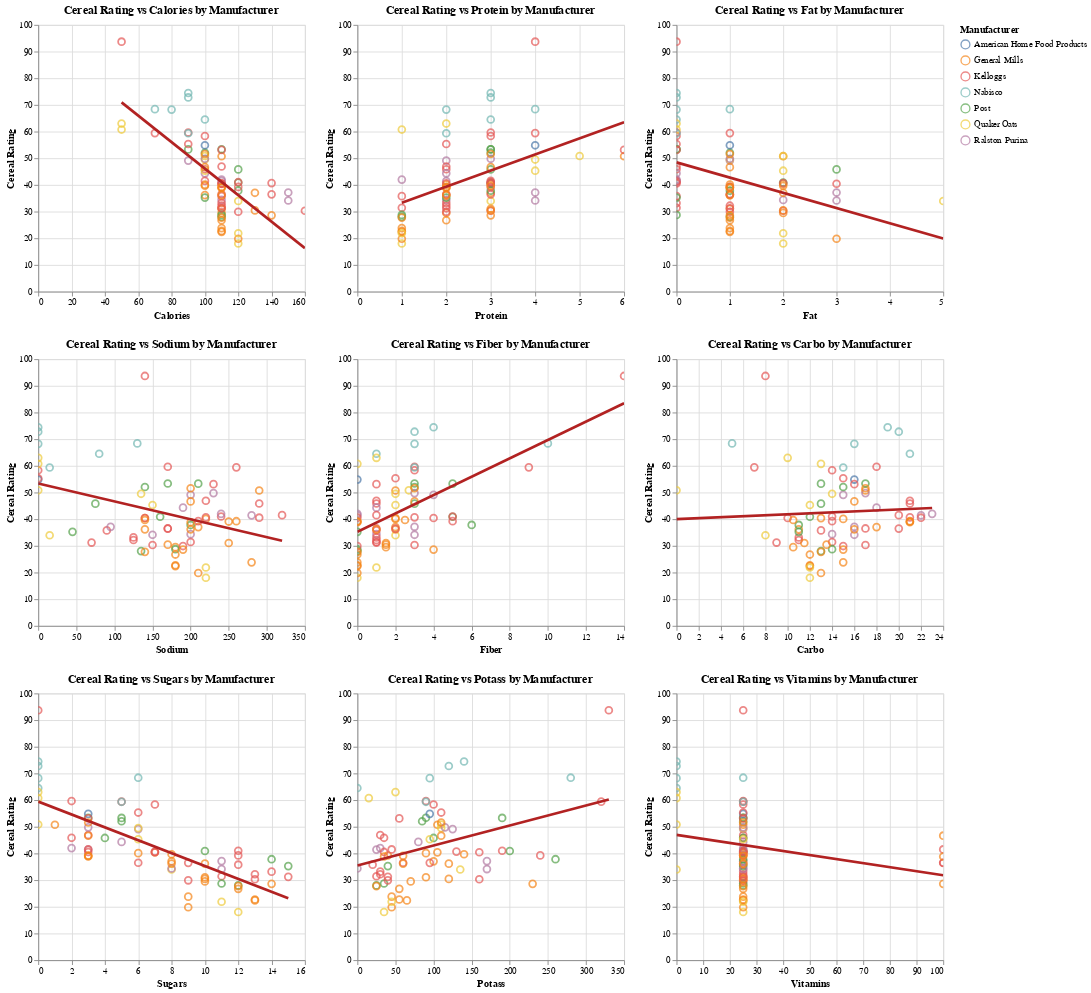

The cell this chart's notebook holds for it:
### Markdown cell above
#### 3. Cereal Ratings by Nutritional Component by Manufacturer

This visualization presents a series of scatter plots, each exploring the relationship between a nutritional component (like calories, protein, fat, etc.) and the cereal's rating. For each nutrient, a linear regression line is overlaid, and data points are colored by manufacturer, allowing for analysis of trends and manufacturer-specfic patterns.

##### <i>Design Elements and Justification</i>

- **Multiple Scatter Plots:** A grid of scatter plots is used to effectively visualize the pairwise relationship between each `nutrient_cols` feature and the `rating`. This allows for a comprehensive overview of how different nutritional aspects might influence a cereal's appeal.

- **Linear Regression Lines:** A `transform_regression` line is added to each scatter plot. This thick red line (`color='firebrick', strokeWidth=3`) visually represents the general linear trend (or lack thereof) between the nutrient and the rating, helping to quickly identify potential correlations.

- **Color Encoding by Manufacturer:** Each data point (cereal) is colored according to its manufacturer. This is a crucial design choice that allows for immediate identification of manufacturer clusters or outliers within the overall trend, enabling insights into whether certain manufacturers consistently produce cereals with particular nutritional profiles and ratings.

- **Interactive Tooltips:** Tooltips are included for each point, displaying the `name`, `manufacturer`, the specific `nutrient` value, and its `rating`. This "details-on-demand" feature is vital for exploring individual cereal characteristics and understanding why certain points deviate from the general trend.

- **Clear Axis Labels and Titles:** Each subplot has a clear x-axis (nutrient name) and a consistent y-axis label ("Cereal Rating"). This individual subplot titles (`Cereal Rating vs [Nutrient] by Manufacturer`) explicitly state the relationship being depicted, ensuring easy understanding.

- **Grid Layout (`hconcat` and `vconcat`):** The multiple charts are arranged in a grid (3 charts per row, concatenated horizontally and then vertically). This systematic layout makes it easy to scan and compare the relationships across various nutrients without overwhelming the viewer.

- **Interactivity:** Each chart is made interactive, allowing users to zoom and pan. This is especially useful for examining dense areas of data points or for focusing on specific clusters of cereals.

### Code cell
all_charts = []

for nutrient in NUTRIENT_COLS:
    # Create a scatter plot for the current nutrient
    scatter_chart = alt.Chart(df).mark_point(filled=False, size=60).encode(
        x=alt.X(f'{nutrient}:Q', title=nutrient.capitalize(), axis=alt.Axis(tickMinStep=1)),
        y=alt.Y('rating:Q', title='Cereal Rating'),
        color=alt.Color('manufacturer:N', title='Manufacturer'),
        tooltip=['name', 'manufacturer', nutrient, 'rating']
    ).properties(
        title=f'Cereal Rating vs {nutrient.capitalize()} by Manufacturer',
    ).interactive()

    # Create a regression line for the current nutrient
    regression_line = alt.Chart(df).transform_regression(
        nutrient, 'rating'
    ).mark_line(color='firebrick', strokeWidth=3).encode(
        x=nutrient,
        y='rating'
    )

    # Combine the scatter plot and regression line
    combined_chart = scatter_chart + regression_line
    all_charts.append(combined_chart)

charts_per_row = 3
chart_rows = []
for i in range(0, len(all_charts), charts_per_row):
    row_charts = all_charts[i:i + charts_per_row]
    chart_rows.append(alt.hconcat(*row_charts, spacing=20))

final_chart = alt.vconcat(*chart_rows, spacing=20)
final_chart.display()

### Figure 1 — Vega-Lite specification as saved in the notebook (floating-point values rounded to 4 significant figures)
{"config": {"view": {"continuousWidth": 300, "continuousHeight": 300}}, "vconcat": [{"hconcat": [{"layer": [{"mark": {"type": "point", "filled": false, "size": 60}, "encoding": {"color": {"field": "manufacturer", "title": "Manufacturer", "type": "nominal"}, "tooltip": [{"field": "name", "type": "nominal"}, {"field": "manufacturer", "type": "nominal"}, {"field": "calories", "type": "quantitative"}, {"field": "rating", "type": "quantitative"}], "x": {"axis": {"tickMinStep": 1}, "field": "calories", "title": "Calories", "type": "quantitative"}, "y": {"field": "rating", "title": "Cereal Rating", "type": "quantitative"}}, "name": "view_1", "title": "Cereal Rating vs Calories by Manufacturer"}, {"mark": {"type": "line", "color": "firebrick", "strokeWidth": 3}, "encoding": {"x": {"field": "calories", "type": "quantitative"}, "y": {"field": "rating", "type": "quantitative"}}, "transform": [{"on": "calories", "regression": "rating"}]}]}, {"layer": [{"mark": {"type": "point", "filled": false, "size": 60}, "encoding": {"color": {"field": "manufacturer", "title": "Manufacturer", "type": "nominal"}, "tooltip": [{"field": "name", "type": "nominal"}, {"field": "manufacturer", "type": "nominal"}, {"field": "protein", "type": "quantitative"}, {"field": "rating", "type": "quantitative"}], "x": {"axis": {"tickMinStep": 1}, "field": "protein", "title": "Protein", "type": "quantitative"}, "y": {"field": "rating", "title": "Cereal Rating", "type": "quantitative"}}, "name": "view_2", "title": "Cereal Rating vs Protein by Manufacturer"}, {"mark": {"type": "line", "color": "firebrick", "strokeWidth": 3}, "encoding": {"x": {"field": "protein", "type": "quantitative"}, "y": {"field": "rating", "type": "quantitative"}}, "transform": [{"on": "protein", "regression": "rating"}]}]}, {"layer": [{"mark": {"type": "point", "filled": false, "size": 60}, "encoding": {"color": {"field": "manufacturer", "title": "Manufacturer", "type": "nominal"}, "tooltip": [{"field": "name", "type": "nominal"}, {"field": "manufacturer", "type": "nominal"}, {"field": "fat", "type": "quantitative"}, {"field": "rating", "type": "quantitative"}], "x": {"axis": {"tickMinStep": 1}, "field": "fat", "title": "Fat", "type": "quantitative"}, "y": {"field": "rating", "title": "Cereal Rating", "type": "quantitative"}}, "name": "view_3", "title": "Cereal Rating vs Fat by Manufacturer"}, {"mark": {"type": "line", "color": "firebrick", "strokeWidth": 3}, "encoding": {"x": {"field": "fat", "type": "quantitative"}, "y": {"field": "rating", "type": "quantitative"}}, "transform": [{"on": "fat", "regression": "rating"}]}]}], "spacing": 20}, {"hconcat": [{"layer": [{"mark": {"type": "point", "filled": false, "size": 60}, "encoding": {"color": {"field": "manufacturer", "title": "Manufacturer", "type": "nominal"}, "tooltip": [{"field": "name", "type": "nominal"}, {"field": "manufacturer", "type": "nominal"}, {"field": "sodium", "type": "quantitative"}, {"field": "rating", "type": "quantitative"}], "x": {"axis": {"tickMinStep": 1}, "field": "sodium", "title": "Sodium", "type": "quantitative"}, "y": {"field": "rating", "title": "Cereal Rating", "type": "quantitative"}}, "name": "view_4", "title": "Cereal Rating vs Sodium by Manufacturer"}, {"mark": {"type": "line", "color": "firebrick", "strokeWidth": 3}, "encoding": {"x": {"field": "sodium", "type": "quantitative"}, "y": {"field": "rating", "type": "quantitative"}}, "transform": [{"on": "sodium", "regression": "rating"}]}]}, {"layer": [{"mark": {"type": "point", "filled": false, "size": 60}, "encoding": {"color": {"field": "manufacturer", "title": "Manufacturer", "type": "nominal"}, "tooltip": [{"field": "name", "type": "nominal"}, {"field": "manufacturer", "type": "nominal"}, {"field": "fiber", "type": "quantitative"}, {"field": "rating", "type": "quantitative"}], "x": {"axis": {"tickMinStep": 1}, "field": "fiber", "title": "Fiber", "type": "quantitative"}, "y": {"field": "rating", "title": "Cereal Rating", "type": "quantitative"}}, "name": "view_5", "title": "Cereal Rating vs Fiber by Manufacturer"}, {"mark": {"type": "line", "color": "firebrick", "strokeWidth": 3}, "encoding": {"x": {"field": "fiber", "type": "quantitative"}, "y": {"field": "rating", "type": "quantitative"}}, "transform": [{"on": "fiber", "regression": "rating"}]}]}, {"layer": [{"mark": {"type": "point", "filled": false, "size": 60}, "encoding": {"color": {"field": "manufacturer", "title": "Manufacturer", "type": "nominal"}, "tooltip": [{"field": "name", "type": "nominal"}, {"field": "manufacturer", "type": "nominal"}, {"field": "carbo", "type": "quantitative"}, {"field": "rating", "type": "quantitative"}], "x": {"axis": {"tickMinStep": 1}, "field": "carbo", "title": "Carbo", "type": "quantitative"}, "y": {"field": "rating", "title": "Cereal Rating", "type": "quantitative"}}, "name": "view_6", "title": "Cereal Rating vs Carbo by Manufacturer"}, {"mark": {"type": "line", "color": "firebrick", "strokeWidth": 3}, "encoding": {"x": {"field": "carbo", "type": "quantitative"}, "y": {"field": "rating", "type": "quantitative"}}, "transform": [{"on": "carbo", "regression": "rating"}]}]}], "spacing": 20}, {"hconcat": [{"layer": [{"mark": {"type": "point", "filled": false, "size": 60}, "encoding": {"color": {"field": "manufacturer", "title": "Manufacturer", "type": "nominal"}, "tooltip": [{"field": "name", "type": "nominal"}, {"field": "manufacturer", "type": "nominal"}, {"field": "sugars", "type": "quantitative"}, {"field": "rating", "type": "quantitative"}], "x": {"axis": {"tickMinStep": 1}, "field": "sugars", "title": "Sugars", "type": "quantitative"}, "y": {"field": "rating", "title": "Cereal Rating", "type": "quantitative"}}, "name": "view_7", "title": "Cereal Rating vs Sugars by Manufacturer"}, {"mark": {"type": "line", "color": "firebrick", "strokeWidth": 3}, "encoding": {"x": {"field": "sugars", "type": "quantitative"}, "y": {"field": "rating", "type": "quantitative"}}, "transform": [{"on": "sugars", "regression": "rating"}]}]}, {"layer": [{"mark": {"type": "point", "filled": false, "size": 60}, "encoding": {"color": {"field": "manufacturer", "title": "Manufacturer", "type": "nominal"}, "tooltip": [{"field": "name", "type": "nominal"}, {"field": "manufacturer", "type": "nominal"}, {"field": "potass", "type": "quantitative"}, {"field": "rating", "type": "quantitative"}], "x": {"axis": {"tickMinStep": 1}, "field": "potass", "title": "Potass", "type": "quantitative"}, "y": {"field": "rating", "title": "Cereal Rating", "type": "quantitative"}}, "name": "view_8", "title": "Cereal Rating vs Potass by Manufacturer"}, {"mark": {"type": "line", "color": "firebrick", "strokeWidth": 3}, "encoding": {"x": {"field": "potass", "type": "quantitative"}, "y": {"field": "rating", "type": "quantitative"}}, "transform": [{"on": "potass", "regression": "rating"}]}]}, {"layer": [{"mark": {"type": "point", "filled": false, "size": 60}, "encoding": {"color": {"field": "manufacturer", "title": "Manufacturer", "type": "nominal"}, "tooltip": [{"field": "name", "type": "nominal"}, {"field": "manufacturer", "type": "nominal"}, {"field": "vitamins", "type": "quantitative"}, {"field": "rating", "type": "quantitative"}], "x": {"axis": {"tickMinStep": 1}, "field": "vitamins", "title": "Vitamins", "type": "quantitative"}, "y": {"field": "rating", "title": "Cereal Rating", "type": "quantitative"}}, "name": "view_9", "title": "Cereal Rating vs Vitamins by Manufacturer"}, {"mark": {"type": "line", "color": "firebrick", "strokeWidth": 3}, "encoding": {"x": {"field": "vitamins", "type": "quantitative"}, "y": {"field": "rating", "type": "quantitative"}}, "transform": [{"on": "vitamins", "regression": "rating"}]}]}], "spacing": 20}], "data": {"name": "data-19de59cb9c8754144a645b293d15ac6b"}, "params": [{"name": "param_1", "select": {"type": "interval", "encodings": ["x", "y"]}, "bind": "scales", "views": ["view_1"]}, {"name": "param_2", "select": {"type": "interval", "encodings": ["x", "y"]}, "bind": "scales", "views": ["view_2"]}, {"name": "param_3", "select": {"type": "interval", "encodings": ["x", "y"]}, "bind": "scales", "views": ["view_3"]}, {"name": "param_4", "select": {"type": "interval", "encodings": ["x", "y"]}, "bind": "scales", "views": ["view_4"]}, {"name": "param_5", "select": {"type": "interval", "encodings": ["x", "y"]}, "bind": "scales", "views": ["view_5"]}, {"name": "param_6", "select": {"type": "interval", "encodings": ["x", "y"]}, "bind": "scales", "views": ["view_6"]}, {"name": "param_7", "select": {"type": "interval", "encodings": ["x", "y"]}, "bind": "scales", "views": ["view_7"]}, {"name": "param_8", "select": {"type": "interval", "encodings": ["x", "y"]}, "bind": "scales", "views": ["view_8"]}, {"name": "param_9", "select": {"type": "interval", "encodings": ["x", "y"]}, "bind": "scales", "views": ["view_9"]}], "spacing": 20, "$schema": "https://vega.github.io/schema/vega-lite/v5.20.1.json", "datasets": {"data-19de59cb9c8754144a645b293d15ac6b": [{"name": "100% Bran", "mfr": "N", "type": "C", "calories": 70, "protein": 4, "fat": 1, "sodium": 130, "fiber": 10.0, "carbo": 5.0, "sugars": 6, "potass": 280, "vitamins": 25, "shelf": 3, "weight": 1.0, "cups": 0.33, "rating": 68.4, "manufacturer": "Nabisco"}, {"name": "100% Natural Bran", "mfr": "Q", "type": "C", "calories": 120, "protein": 3, "fat": 5, "sodium": 15, "fiber": 2.0, "carbo": 8.0, "sugars": 8, "potass": 135, "vitamins": 0, "shelf": 3, "weight": 1.0, "cups": 1.0, "rating": 33.98, "manufacturer": "Quaker Oats"}, {"name": "All-Bran", "mfr": "K", "type": "C", "calories": 70, "protein": 4, "fat": 1, "sodium": 260, "fiber": 9.0, "carbo": 7.0, "sugars": 5, "potass": 320, "vitamins": 25, "shelf": 3, "weight": 1.0, "cups": 0.33, "rating": 59.43, "manufacturer": "Kelloggs"}, {"name": "All-Bran with Extra Fiber", "mfr": "K", "type": "C", "calories": 50, "protein": 4, "fat": 0, "sodium": 140, "fiber": 14.0, "carbo": 8.0, "sugars": 0, "potass": 330, "vitamins": 25, "shelf": 3, "weight": 1.0, "cups": 0.5, "rating": 93.7, "manufacturer": "Kelloggs"}, {"name": "Almond Delight", "mfr": "R", "type": "C", "calories": 110, "protein": 2, "fat": 2, "sodium": 200, "fiber": 1.0, "carbo": 14.0, "sugars": 8, "potass": 0, "vitamins": 25, "shelf": 3, "weight": 1.0, "cups": 0.75, "rating": 34.38, "manufacturer": "Ralston Purina"}, {"name": "Apple Cinnamon Cheerios", "mfr": "G", "type": "C", "calories": 110, "protein": 2, "fat": 2, "sodium": 180, "fiber": 1.5, "carbo": 10.5, "sugars": 10, "potass": 70, "vitamins": 25, "shelf": 1, "weight": 1.0, "cups": 0.75, "rating": 29.51, "manufacturer": "General Mills"}, {"name": "Apple Jacks", "mfr": "K", "type": "C", "calories": 110, "protein": 2, "fat": 0, "sodium": 125, "fiber": 1.0, "carbo": 11.0, "sugars": 14, "potass": 30, "vitamins": 25, "shelf": 2, "weight": 1.0, "cups": 1.0, "rating": 33.17, "manufacturer": "Kelloggs"}, {"name": "Basic 4", "mfr": "G", "type": "C", "calories": 130, "protein": 3, "fat": 2, "sodium": 210, "fiber": 2.0, "carbo": 18.0, "sugars": 8, "potass": 100, "vitamins": 25, "shelf": 3, "weight": 1.33, "cups": 0.75, "rating": 37.04, "manufacturer": "General Mills"}, {"name": "Bran Chex", "mfr": "R", "type": "C", "calories": 90, "protein": 2, "fat": 1, "sodium": 200, "fiber": 4.0, "carbo": 15.0, "sugars": 6, "potass": 125, "vitamins": 25, "shelf": 1, "weight": 1.0, "cups": 0.67, "rating": 49.12, "manufacturer": "Ralston Purina"}, {"name": "Bran Flakes", "mfr": "P", "type": "C", "calories": 90, "protein": 3, "fat": 0, "sodium": 210, "fiber": 5.0, "carbo": 13.0, "sugars": 5, "potass": 190, "vitamins": 25, "shelf": 3, "weight": 1.0, "cups": 0.67, "rating": 53.31, "manufacturer": "Post"}, {"name": "Cap'n'Crunch", "mfr": "Q", "type": "C", "calories": 120, "protein": 1, "fat": 2, "sodium": 220, "fiber": 0.0, "carbo": 12.0, "sugars": 12, "potass": 35, "vitamins": 25, "shelf": 2, "weight": 1.0, "cups": 0.75, "rating": 18.04, "manufacturer": "Quaker Oats"}, {"name": "Cheerios", "mfr": "G", "type": "C", "calories": 110, "protein": 6, "fat": 2, "sodium": 290, "fiber": 2.0, "carbo": 17.0, "sugars": 1, "potass": 105, "vitamins": 25, "shelf": 1, "weight": 1.0, "cups": 1.25, "rating": 50.76, "manufacturer": "General Mills"}, {"name": "Cinnamon Toast Crunch", "mfr": "G", "type": "C", "calories": 120, "protein": 1, "fat": 3, "sodium": 210, "fiber": 0.0, "carbo": 13.0, "sugars": 9, "potass": 45, "vitamins": 25, "shelf": 2, "weight": 1.0, "cups": 0.75, "rating": 19.82, "manufacturer": "General Mills"}, {"name": "Clusters", "mfr": "G", "type": "C", "calories": 110, "protein": 3, "fat": 2, "sodium": 140, "fiber": 2.0, "carbo": 13.0, "sugars": 7, "potass": 105, "vitamins": 25, "shelf": 3, "weight": 1.0, "cups": 0.5, "rating": 40.4, "manufacturer": "General Mills"}, {"name": "Cocoa Puffs", "mfr": "G", "type": "C", "calories": 110, "protein": 1, "fat": 1, "sodium": 180, "fiber": 0.0, "carbo": 12.0, "sugars": 13, "potass": 55, "vitamins": 25, "shelf": 2, "weight": 1.0, "cups": 1.0, "rating": 22.74, "manufacturer": "General Mills"}, {"name": "Corn Chex", "mfr": "R", "type": "C", "calories": 110, "protein": 2, "fat": 0, "sodium": 280, "fiber": 0.0, "carbo": 22.0, "sugars": 3, "potass": 25, "vitamins": 25, "shelf": 1, "weight": 1.0, "cups": 1.0, "rating": 41.45, "manufacturer": "Ralston Purina"}, {"name": "Corn Flakes", "mfr": "K", "type": "C", "calories": 100, "protein": 2, "fat": 0, "sodium": 290, "fiber": 1.0, "carbo": 21.0, "sugars": 2, "potass": 35, "vitamins": 25, "shelf": 1, "weight": 1.0, "cups": 1.0, "rating": 45.86, "manufacturer": "Kelloggs"}, {"name": "Corn Pops", "mfr": "K", "type": "C", "calories": 110, "protein": 1, "fat": 0, "sodium": 90, "fiber": 1.0, "carbo": 13.0, "sugars": 12, "potass": 20, "vitamins": 25, "shelf": 2, "weight": 1.0, "cups": 1.0, "rating": 35.78, "manufacturer": "Kelloggs"}, {"name": "Count Chocula", "mfr": "G", "type": "C", "calories": 110, "protein": 1, "fat": 1, "sodium": 180, "fiber": 0.0, "carbo": 12.0, "sugars": 13, "potass": 65, "vitamins": 25, "shelf": 2, "weight": 1.0, "cups": 1.0, "rating": 22.4, "manufacturer": "General Mills"}, {"name": "Cracklin' Oat Bran", "mfr": "K", "type": "C", "calories": 110, "protein": 3, "fat": 3, "sodium": 140, "fiber": 4.0, "carbo": 10.0, "sugars": 7, "potass": 160, "vitamins": 25, "shelf": 3, "weight": 1.0, "cups": 0.5, "rating": 40.45, "manufacturer": "Kelloggs"}, {"name": "Cream of Wheat (Quick)", "mfr": "N", "type": "H", "calories": 100, "protein": 3, "fat": 0, "sodium": 80, "fiber": 1.0, "carbo": 21.0, "sugars": 0, "potass": 0, "vitamins": 0, "shelf": 2, "weight": 1.0, "cups": 1.0, "rating": 64.53, "manufacturer": "Nabisco"}, {"name": "Crispix", "mfr": "K", "type": "C", "calories": 110, "protein": 2, "fat": 0, "sodium": 220, "fiber": 1.0, "carbo": 21.0, "sugars": 3, "potass": 30, "vitamins": 25, "shelf": 3, "weight": 1.0, "cups": 1.0, "rating": 46.9, "manufacturer": "Kelloggs"}, {"name": "Crispy Wheat & Raisins", "mfr": "G", "type": "C", "calories": 100, "protein": 2, "fat": 1, "sodium": 140, "fiber": 2.0, "carbo": 11.0, "sugars": 10, "potass": 120, "vitamins": 25, "shelf": 3, "weight": 1.0, "cups": 0.75, "rating": 36.18, "manufacturer": "General Mills"}, {"name": "Double Chex", "mfr": "R", "type": "C", "calories": 100, "protein": 2, "fat": 0, "sodium": 190, "fiber": 1.0, "carbo": 18.0, "sugars": 5, "potass": 80, "vitamins": 25, "shelf": 3, "weight": 1.0, "cups": 0.75, "rating": 44.33, "manufacturer": "Ralston Purina"}, {"name": "Froot Loops", "mfr": "K", "type": "C", "calories": 110, "protein": 2, "fat": 1, "sodium": 125, "fiber": 1.0, "carbo": 11.0, "sugars": 13, "potass": 30, "vitamins": 25, "shelf": 2, "weight": 1.0, "cups": 1.0, "rating": 32.21, "manufacturer": "Kelloggs"}, {"name": "Frosted Flakes", "mfr": "K", "type": "C", "calories": 110, "protein": 1, "fat": 0, "sodium": 200, "fiber": 1.0, "carbo": 14.0, "sugars": 11, "potass": 25, "vitamins": 25, "shelf": 1, "weight": 1.0, "cups": 0.75, "rating": 31.44, "manufacturer": "Kelloggs"}, {"name": "Frosted Mini-Wheats", "mfr": "K", "type": "C", "calories": 100, "protein": 3, "fat": 0, "sodium": 0, "fiber": 3.0, "carbo": 14.0, "sugars": 7, "potass": 100, "vitamins": 25, "shelf": 2, "weight": 1.0, "cups": 0.8, "rating": 58.35, "manufacturer": "Kelloggs"}, {"name": "Fruit & Fibre Dates; Walnuts; and Oats", "mfr": "P", "type": "C", "calories": 120, "protein": 3, "fat": 2, "sodium": 160, "fiber": 5.0, "carbo": 12.0, "sugars": 10, "potass": 200, "vitamins": 25, "shelf": 3, "weight": 1.25, "cups": 0.67, "rating": 40.92, "manufacturer": "Post"}, {"name": "Fruitful Bran", "mfr": "K", "type": "C", "calories": 120, "protein": 3, "fat": 0, "sodium": 240, "fiber": 5.0, "carbo": 14.0, "sugars": 12, "potass": 190, "vitamins": 25, "shelf": 3, "weight": 1.33, "cups": 0.67, "rating": 41.02, "manufacturer": "Kelloggs"}, {"name": "Fruity Pebbles", "mfr": "P", "type": "C", "calories": 110, "protein": 1, "fat": 1, "sodium": 135, "fiber": 0.0, "carbo": 13.0, "sugars": 12, "potass": 25, "vitamins": 25, "shelf": 2, "weight": 1.0, "cups": 0.75, "rating": 28.03, "manufacturer": "Post"}, {"name": "Golden Crisp", "mfr": "P", "type": "C", "calories": 100, "protein": 2, "fat": 0, "sodium": 45, "fiber": 0.0, "carbo": 11.0, "sugars": 15, "potass": 40, "vitamins": 25, "shelf": 1, "weight": 1.0, "cups": 0.88, "rating": 35.25, "manufacturer": "Post"}, {"name": "Golden Grahams", "mfr": "G", "type": "C", "calories": 110, "protein": 1, "fat": 1, "sodium": 280, "fiber": 0.0, "carbo": 15.0, "sugars": 9, "potass": 45, "vitamins": 25, "shelf": 2, "weight": 1.0, "cups": 0.75, "rating": 23.8, "manufacturer": "General Mills"}, {"name": "Grape Nuts Flakes", "mfr": "P", "type": "C", "calories": 100, "protein": 3, "fat": 1, "sodium": 140, "fiber": 3.0, "carbo": 15.0, "sugars": 5, "potass": 85, "vitamins": 25, "shelf": 3, "weight": 1.0, "cups": 0.88, "rating": 52.08, "manufacturer": "Post"}, {"name": "Grape-Nuts", "mfr": "P", "type": "C", "calories": 110, "protein": 3, "fat": 0, "sodium": 170, "fiber": 3.0, "carbo": 17.0, "sugars": 3, "potass": 90, "vitamins": 25, "shelf": 3, "weight": 1.0, "cups": 0.25, "rating": 53.37, "manufacturer": "Post"}, {"name": "Great Grains Pecan", "mfr": "P", "type": "C", "calories": 120, "protein": 3, "fat": 3, "sodium": 75, "fiber": 3.0, "carbo": 13.0, "sugars": 4, "potass": 100, "vitamins": 25, "shelf": 3, "weight": 1.0, "cups": 0.33, "rating": 45.81, "manufacturer": "Post"}, {"name": "Honey Graham Ohs", "mfr": "Q", "type": "C", "calories": 120, "protein": 1, "fat": 2, "sodium": 220, "fiber": 1.0, "carbo": 12.0, "sugars": 11, "potass": 45, "vitamins": 25, "shelf": 2, "weight": 1.0, "cups": 1.0, "rating": 21.87, "manufacturer": "Quaker Oats"}, {"name": "Honey Nut Cheerios", "mfr": "G", "type": "C", "calories": 110, "protein": 3, "fat": 1, "sodium": 250, "fiber": 1.5, "carbo": 11.5, "sugars": 10, "potass": 90, "vitamins": 25, "shelf": 1, "weight": 1.0, "cups": 0.75, "rating": 31.07, "manufacturer": "General Mills"}, {"name": "Honey-comb", "mfr": "P", "type": "C", "calories": 110, "protein": 1, "fat": 0, "sodium": 180, "fiber": 0.0, "carbo": 14.0, "sugars": 11, "potass": 35, "vitamins": 25, "shelf": 1, "weight": 1.0, "cups": 1.33, "rating": 28.74, "manufacturer": "Post"}, {"name": "Just Right Crunchy  Nuggets", "mfr": "K", "type": "C", "calories": 110, "protein": 2, "fat": 1, "sodium": 170, "fiber": 1.0, "carbo": 17.0, "sugars": 6, "potass": 60, "vitamins": 100, "shelf": 3, "weight": 1.0, "cups": 1.0, "rating": 36.52, "manufacturer": "Kelloggs"}, {"name": "Just Right Fruit & Nut", "mfr": "K", "type": "C", "calories": 140, "protein": 3, "fat": 1, "sodium": 170, "fiber": 2.0, "carbo": 20.0, "sugars": 9, "potass": 95, "vitamins": 100, "shelf": 3, "weight": 1.3, "cups": 0.75, "rating": 36.47, "manufacturer": "Kelloggs"}, {"name": "Kix", "mfr": "G", "type": "C", "calories": 110, "protein": 2, "fat": 1, "sodium": 260, "fiber": 0.0, "carbo": 21.0, "sugars": 3, "potass": 40, "vitamins": 25, "shelf": 2, "weight": 1.0, "cups": 1.5, "rating": 39.24, "manufacturer": "General Mills"}, {"name": "Life", "mfr": "Q", "type": "C", "calories": 100, "protein": 4, "fat": 2, "sodium": 150, "fiber": 2.0, "carbo": 12.0, "sugars": 6, "potass": 95, "vitamins": 25, "shelf": 2, "weight": 1.0, "cups": 0.67, "rating": 45.33, "manufacturer": "Quaker Oats"}, {"name": "Lucky Charms", "mfr": "G", "type": "C", "calories": 110, "protein": 2, "fat": 1, "sodium": 180, "fiber": 0.0, "carbo": 12.0, "sugars": 12, "potass": 55, "vitamins": 25, "shelf": 2, "weight": 1.0, "cups": 1.0, "rating": 26.73, "manufacturer": "General Mills"}, {"name": "Maypo", "mfr": "A", "type": "H", "calories": 100, "protein": 4, "fat": 1, "sodium": 0, "fiber": 0.0, "carbo": 16.0, "sugars": 3, "potass": 95, "vitamins": 25, "shelf": 2, "weight": 1.0, "cups": 1.0, "rating": 54.85, "manufacturer": "American Home Food Products"}, {"name": "Muesli Raisins; Dates; & Almonds", "mfr": "R", "type": "C", "calories": 150, "protein": 4, "fat": 3, "sodium": 95, "fiber": 3.0, "carbo": 16.0, "sugars": 11, "potass": 170, "vitamins": 25, "shelf": 3, "weight": 1.0, "cups": 1.0, "rating": 37.14, "manufacturer": "Ralston Purina"}, {"name": "Muesli Raisins; Peaches; & Pecans", "mfr": "R", "type": "C", "calories": 150, "protein": 4, "fat": 3, "sodium": 150, "fiber": 3.0, "carbo": 16.0, "sugars": 11, "potass": 170, "vitamins": 25, "shelf": 3, "weight": 1.0, "cups": 1.0, "rating": 34.14, "manufacturer": "Ralston Purina"}, {"name": "Mueslix Crispy Blend", "mfr": "K", "type": "C", "calories": 160, "protein": 3, "fat": 2, "sodium": 150, "fiber": 3.0, "carbo": 17.0, "sugars": 13, "potass": 160, "vitamins": 25, "shelf": 3, "weight": 1.5, "cups": 0.67, "rating": 30.31, "manufacturer": "Kelloggs"}, {"name": "Multi-Grain Cheerios", "mfr": "G", "type": "C", "calories": 100, "protein": 2, "fat": 1, "sodium": 220, "fiber": 2.0, "carbo": 15.0, "sugars": 6, "potass": 90, "vitamins": 25, "shelf": 1, "weight": 1.0, "cups": 1.0, "rating": 40.11, "manufacturer": "General Mills"}, {"name": "Nut&Honey Crunch", "mfr": "K", "type": "C", "calories": 120, "protein": 2, "fat": 1, "sodium": 190, "fiber": 0.0, "carbo": 15.0, "sugars": 9, "potass": 40, "vitamins": 25, "shelf": 2, "weight": 1.0, "cups": 0.67, "rating": 29.92, "manufacturer": "Kelloggs"}, {"name": "Nutri-Grain Almond-Raisin", "mfr": "K", "type": "C", "calories": 140, "protein": 3, "fat": 2, "sodium": 220, "fiber": 3.0, "carbo": 21.0, "sugars": 7, "potass": 130, "vitamins": 25, "shelf": 3, "weight": 1.33, "cups": 0.67, "rating": 40.69, "manufacturer": "Kelloggs"}, {"name": "Nutri-grain Wheat", "mfr": "K", "type": "C", "calories": 90, "protein": 3, "fat": 0, "sodium": 170, "fiber": 3.0, "carbo": 18.0, "sugars": 2, "potass": 90, "vitamins": 25, "shelf": 3, "weight": 1.0, "cups": 1.0, "rating": 59.64, "manufacturer": "Kelloggs"}, {"name": "Oatmeal Raisin Crisp", "mfr": "G", "type": "C", "calories": 130, "protein": 3, "fat": 2, "sodium": 170, "fiber": 1.5, "carbo": 13.5, "sugars": 10, "potass": 120, "vitamins": 25, "shelf": 3, "weight": 1.25, "cups": 0.5, "rating": 30.45, "manufacturer": "General Mills"}, {"name": "Post Nat. Raisin Bran", "mfr": "P", "type": "C", "calories": 120, "protein": 3, "fat": 1, "sodium": 200, "fiber": 6.0, "carbo": 11.0, "sugars": 14, "potass": 260, "vitamins": 25, "shelf": 3, "weight": 1.33, "cups": 0.67, "rating": 37.84, "manufacturer": "Post"}, {"name": "Product 19", "mfr": "K", "type": "C", "calories": 100, "protein": 3, "fat": 0, "sodium": 320, "fiber": 1.0, "carbo": 20.0, "sugars": 3, "potass": 45, "vitamins": 100, "shelf": 3, "weight": 1.0, "cups": 1.0, "rating": 41.5, "manufacturer": "Kelloggs"}, {"name": "Puffed Rice", "mfr": "Q", "type": "C", "calories": 50, "protein": 1, "fat": 0, "sodium": 0, "fiber": 0.0, "carbo": 13.0, "sugars": 0, "potass": 15, "vitamins": 0, "shelf": 3, "weight": 0.5, "cups": 1.0, "rating": 60.76, "manufacturer": "Quaker Oats"}, {"name": "Puffed Wheat", "mfr": "Q", "type": "C", "calories": 50, "protein": 2, "fat": 0, "sodium": 0, "fiber": 1.0, "carbo": 10.0, "sugars": 0, "potass": 50, "vitamins": 0, "shelf": 3, "weight": 0.5, "cups": 1.0, "rating": 63.01, "manufacturer": "Quaker Oats"}, {"name": "Quaker Oat Squares", "mfr": "Q", "type": "C", "calories": 100, "protein": 4, "fat": 1, "sodium": 135, "fiber": 2.0, "carbo": 14.0, "sugars": 6, "potass": 110, "vitamins": 25, "shelf": 3, "weight": 1.0, "cups": 0.5, "rating": 49.51, "manufacturer": "Quaker Oats"}, {"name": "Quaker Oatmeal", "mfr": "Q", "type": "H", "calories": 100, "protein": 5, "fat": 2, "sodium": 0, "fiber": 2.7, "carbo": 0.0, "sugars": 0, "potass": 110, "vitamins": 0, "shelf": 1, "weight": 1.0, "cups": 0.67, "rating": 50.83, "manufacturer": "Quaker Oats"}, {"name": "Raisin Bran", "mfr": "K", "type": "C", "calories": 120, "protein": 3, "fat": 1, "sodium": 210, "fiber": 5.0, "carbo": 14.0, "sugars": 12, "potass": 240, "vitamins": 25, "shelf": 2, "weight": 1.33, "cups": 0.75, "rating": 39.26, "manufacturer": "Kelloggs"}, {"name": "Raisin Nut Bran", "mfr": "G", "type": "C", "calories": 100, "protein": 3, "fat": 2, "sodium": 140, "fiber": 2.5, "carbo": 10.5, "sugars": 8, "potass": 140, "vitamins": 25, "shelf": 3, "weight": 1.0, "cups": 0.5, "rating": 39.7, "manufacturer": "General Mills"}, {"name": "Raisin Squares", "mfr": "K", "type": "C", "calories": 90, "protein": 2, "fat": 0, "sodium": 0, "fiber": 2.0, "carbo": 15.0, "sugars": 6, "potass": 110, "vitamins": 25, "shelf": 3, "weight": 1.0, "cups": 0.5, "rating": 55.33, "manufacturer": "Kelloggs"}, {"name": "Rice Chex", "mfr": "R", "type": "C", "calories": 110, "protein": 1, "fat": 0, "sodium": 240, "fiber": 0.0, "carbo": 23.0, "sugars": 2, "potass": 30, "vitamins": 25, "shelf": 1, "weight": 1.0, "cups": 1.13, "rating": 42.0, "manufacturer": "Ralston Purina"}, {"name": "Rice Krispies", "mfr": "K", "type": "C", "calories": 110, "protein": 2, "fat": 0, "sodium": 290, "fiber": 0.0, "carbo": 22.0, "sugars": 3, "potass": 35, "vitamins": 25, "shelf": 1, "weight": 1.0, "cups": 1.0, "rating": 40.56, "manufacturer": "Kelloggs"}, {"name": "Shredded Wheat", "mfr": "N", "type": "C", "calories": 80, "protein": 2, "fat": 0, "sodium": 0, "fiber": 3.0, "carbo": 16.0, "sugars": 0, "potass": 95, "vitamins": 0, "shelf": 1, "weight": 0.83, "cups": 1.0, "rating": 68.24, "manufacturer": "Nabisco"}, {"name": "Shredded Wheat 'n'Bran", "mfr": "N", "type": "C", "calories": 90, "protein": 3, "fat": 0, "sodium": 0, "fiber": 4.0, "carbo": 19.0, "sugars": 0, "potass": 140, "vitamins": 0, "shelf": 1, "weight": 1.0, "cups": 0.67, "rating": 74.47, "manufacturer": "Nabisco"}, {"name": "Shredded Wheat spoon size", "mfr": "N", "type": "C", "calories": 90, "protein": 3, "fat": 0, "sodium": 0, "fiber": 3.0, "carbo": 20.0, "sugars": 0, "potass": 120, "vitamins": 0, "shelf": 1, "weight": 1.0, "cups": 0.67, "rating": 72.8, "manufacturer": "Nabisco"}, {"name": "Smacks", "mfr": "K", "type": "C", "calories": 110, "protein": 2, "fat": 1, "sodium": 70, "fiber": 1.0, "carbo": 9.0, "sugars": 15, "potass": 40, "vitamins": 25, "shelf": 2, "weight": 1.0, "cups": 0.75, "rating": 31.23, "manufacturer": "Kelloggs"}, {"name": "Special K", "mfr": "K", "type": "C", "calories": 110, "protein": 6, "fat": 0, "sodium": 230, "fiber": 1.0, "carbo": 16.0, "sugars": 3, "potass": 55, "vitamins": 25, "shelf": 1, "weight": 1.0, "cups": 1.0, "rating": 53.13, "manufacturer": "Kelloggs"}, {"name": "Strawberry Fruit Wheats", "mfr": "N", "type": "C", "calories": 90, "protein": 2, "fat": 0, "sodium": 15, "fiber": 3.0, "carbo": 15.0, "sugars": 5, "potass": 90, "vitamins": 25, "shelf": 2, "weight": 1.0, "cups": 1.0, "rating": 59.36, "manufacturer": "Nabisco"}, {"name": "Total Corn Flakes", "mfr": "G", "type": "C", "calories": 110, "protein": 2, "fat": 1, "sodium": 200, "fiber": 0.0, "carbo": 21.0, "sugars": 3, "potass": 35, "vitamins": 100, "shelf": 3, "weight": 1.0, "cups": 1.0, "rating": 38.84, "manufacturer": "General Mills"}, {"name": "Total Raisin Bran", "mfr": "G", "type": "C", "calories": 140, "protein": 3, "fat": 1, "sodium": 190, "fiber": 4.0, "carbo": 15.0, "sugars": 14, "potass": 230, "vitamins": 100, "shelf": 3, "weight": 1.5, "cups": 1.0, "rating": 28.59, "manufacturer": "General Mills"}, {"name": "Total Whole Grain", "mfr": "G", "type": "C", "calories": 100, "protein": 3, "fat": 1, "sodium": 200, "fiber": 3.0, "carbo": 16.0, "sugars": 3, "potass": 110, "vitamins": 100, "shelf": 3, "weight": 1.0, "cups": 1.0, "rating": 46.66, "manufacturer": "General Mills"}, {"name": "Triples", "mfr": "G", "type": "C", "calories": 110, "protein": 2, "fat": 1, "sodium": 250, "fiber": 0.0, "carbo": 21.0, "sugars": 3, "potass": 60, "vitamins": 25, "shelf": 3, "weight": 1.0, "cups": 0.75, "rating": 39.11, "manufacturer": "General Mills"}, {"name": "Trix", "mfr": "G", "type": "C", "calories": 110, "protein": 1, "fat": 1, "sodium": 140, "fiber": 0.0, "carbo": 13.0, "sugars": 12, "potass": 25, "vitamins": 25, "shelf": 2, "weight": 1.0, "cups": 1.0, "rating": 27.75, "manufacturer": "General Mills"}, {"name": "Wheat Chex", "mfr": "R", "type": "C", "calories": 100, "protein": 3, "fat": 1, "sodium": 230, "fiber": 3.0, "carbo": 17.0, "sugars": 3, "potass": 115, "vitamins": 25, "shelf": 1, "weight": 1.0, "cups": 0.67, "rating": 49.79, "manufacturer": "Ralston Purina"}, {"name": "Wheaties", "mfr": "G", "type": "C", "calories": 100, "protein": 3, "fat": 1, "sodium": 200, "fiber": 3.0, "carbo": 17.0, "sugars": 3, "potass": 110, "vitamins": 25, "shelf": 1, "weight": 1.0, "cups": 1.0, "rating": 51.59, "manufacturer": "General Mills"}, {"name": "Wheaties Honey Gold", "mfr": "G", "type": "C", "calories": 110, "protein": 2, "fat": 1, "sodium": 200, "fiber": 1.0, "carbo": 16.0, "sugars": 8, "potass": 60, "vitamins": 25, "shelf": 1, "weight": 1.0, "cups": 0.75, "rating": 36.19, "manufacturer": "General Mills"}]}}
